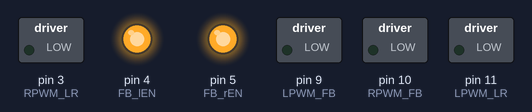
The sketch below on a simulated Arduino Uno, built with avr-gcc and run on an emulated ATmega328P. Parts: switched loads named in the sketch (green lamp = pin HIGH), output pins drawn as LEDs (lit = HIGH). What the sketch prints to the serial monitor is not drawn.

Above: at 0.3 s.
Timing chart, 0 to 1.8 s (numbered marks = the images above):
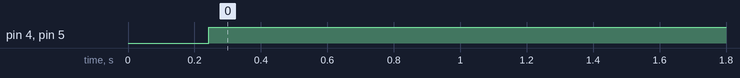

The sketch:

ps2_bts7960_MyMaker.ino
```cpp
#include <PS2X_lib.h>

/*
 * \ * * * | * * * | * * * /
 * \DAT,CMD,NC | GND,3.3V,SEL | CLK,NC,NC/ */

#define PS2_DAT        A1
#define PS2_CMD        A2
#define PS2_SEL        A3
#define PS2_CLK        A4

/******************************************************************
 * select modes of PS2 controller:
 *   - pressures = analog reading of push-butttons
 *   - rumble    = motor rumbling
 * uncomment 1 of the lines for each mode selection
 ******************************************************************/
//#define pressures   true
#define pressures   false
//#define rumble      true
#define rumble      false

PS2X ps2x; // create PS2 Controller Class

int error = 0;
byte type = 0;
byte vibrate = 0;
int LX,LY,RX,RY ; // to define variables for PS2 joystick
int Up, Down, Left, Right, Tri, Squ, Exx, Cir, Start, Select, L1, L2, L3, R1, R2, R3;

// Motor Driver Front Back (Big Motor)
const int RPWM_FB=10;
const int LPWM_FB=9;

const int FB_lEN = 4;
const int FB_rEN = 5;

// Motor Driver Left Right (Small Motor)
const int RPWM_LR=3;
const int LPWM_LR=11;

int SForward, SBackward, SLeft, SRight;
int SComBackRight, SComBackLeft, SComFrontRight, SComFrontLeft;

int ToZero = 126; // tolerances for PS2 joystick
int ToTwoFF = 129; // tolerances for PS2 joystick
int MaxSpeed = 255;
//###########################
void setup()
{
  Serial.begin(57600);

  // Set the motor PWM pins as an output.
  pinMode(FB_lEN, OUTPUT);
  pinMode(FB_rEN, OUTPUT);
  pinMode(RPWM_FB, OUTPUT);
  pinMode(LPWM_FB, OUTPUT);
  pinMode(RPWM_LR, OUTPUT);
  pinMode(LPWM_LR, OUTPUT);


 //pin 9 and 10
 //TCCR1B = TCCR1B & B11111000 | B00000001;    // set timer 1 divisor to     1 for PWM frequency of 31372.55 Hz
 TCCR1B = TCCR1B & B11111000 | B00000010;    // set timer 1 divisor to     8 for PWM frequency of  3921.16 Hz

 //pin 3 and 11
 //TCCR2B = TCCR2B & B11111000 | B00000001; // set timer 2 divisor to     1 for PWM frequency of 31372.55 Hz
 TCCR2B = TCCR2B & B11111000 | B00000010;    // set timer 2 divisor to     8 for PWM frequency of  3921.16 Hz

 readPS2();
 delay(200);  //added delay to give wireless ps2 module some time to startup, before configuring it
}

void loop()
{
  if(error == 1) //skip loop if no controller found
    return;
  else {
    ps2x.read_gamepad(false, vibrate); //read controller and set large motor to spin at 'vibrate' speed
    DefinePS2Input();
    ReadPS2AnalogVal();

    JoyControl();
  }
  delay(10);
}

//###################################################
void Move(int S_LPWM_FB, int S_RPWM_FB, int S_LPWM_LR, int S_RPWM_LR)
{
  analogWrite (LPWM_FB,S_LPWM_FB);
  analogWrite (RPWM_FB,S_RPWM_FB);
  analogWrite (LPWM_LR,S_LPWM_LR);
  analogWrite (RPWM_LR,S_RPWM_LR);
}

void Stop()
{
  Move(0,0,0,0);
  digitalWrite(FB_lEN, 1);
  digitalWrite(FB_rEN, 1);
}

void JoyControl()
{
  if(Start) Stop();
  else{
//------------------ To Control Forward and Backward --------------------------
    if(RY < ToZero && LX >=ToZero && LX <= ToTwoFF){
      digitalWrite(FB_lEN, 1); digitalWrite(FB_rEN, 1);
      Move(0,SForward,0,0);
    }
    else if (RY > ToTwoFF && LX >=ToZero && LX <= ToTwoFF){
      digitalWrite(FB_lEN, 1); digitalWrite(FB_rEN, 1);
      Move(SBackward,0,0,0);
    }
  //------------------ To Control Left and Right --------------------------
    else if (LX < ToZero && RY >=ToZero && RY <= ToTwoFF){
      digitalWrite(FB_lEN, 1); digitalWrite(FB_rEN, 1);
      Move(0,0,SLeft,0);
    }
    else if (LX > ToTwoFF && RY >=ToZero && RY <= ToTwoFF){
      digitalWrite(FB_lEN, 1); digitalWrite(FB_rEN, 1);
      Move(0,0,0,SRight);
    }
  //------------------ Combine --------------------------
    else if (RY < ToZero && LX < ToZero){
      digitalWrite(FB_lEN, 1); digitalWrite(FB_rEN, 1);
      Move(0,SComFrontLeft,SComFrontLeft,0);
    }
    else if (RY < ToZero && LX > ToTwoFF){
      digitalWrite(FB_lEN, 1); digitalWrite(FB_rEN, 1);
      Move(0,SComFrontRight,0,SComFrontRight);
    }
    else if (RY > ToTwoFF && LX < ToZero){
      digitalWrite(FB_lEN, 1); digitalWrite(FB_rEN, 1);
      Move(SComBackLeft,0,SComBackLeft,0);
    }
    else if (RY > ToTwoFF && LX > ToTwoFF){
      digitalWrite(FB_lEN, 1); digitalWrite(FB_rEN, 1);
      Move(SComBackRight,0,0,SComBackRight);
    }
    else Stop();
  }

}

void ReadPS2AnalogVal()
{
  int LXToZero = ps2x.Analog(PSS_LX);
  LXToZero = map(LXToZero, ToZero, 0, 0, MaxSpeed);
  if (LXToZero < 0) {
    LXToZero = 0;}
  SLeft = LXToZero ;
  Serial.print(SLeft); Serial.print("\t");

  int LXToTwoFF = ps2x.Analog(PSS_LX);
  LXToTwoFF = map(LXToTwoFF, ToTwoFF, 255, 0, MaxSpeed);
  if (LXToTwoFF < 0) {
    LXToTwoFF = 0;}
  SRight = LXToTwoFF ;
  Serial.print(SRight); Serial.print("\t");

  int RYToZero = ps2x.Analog(PSS_RY);
  RYToZero = map(RYToZero, ToZero, 0, 0, MaxSpeed);
  if (RYToZero < 0) {
    RYToZero = 0;}
  SForward = RYToZero ;
  Serial.print(SForward); Serial.print("\t");

  int RYToTwoFF = ps2x.Analog(PSS_RY);
  RYToTwoFF = map(RYToTwoFF, ToTwoFF, 255, 0, MaxSpeed);
  if (RYToTwoFF < 0) {
    RYToTwoFF = 0;}
  SBackward = RYToTwoFF ;
  Serial.print(SBackward); Serial.print("\t");

  SComBackRight = ((SBackward+SRight)/2);
  if (SComBackRight > 255){
    SComBackRight = MaxSpeed;
  }
  Serial.print(SComBackRight); Serial.print("\t");

  SComBackLeft = ((SBackward+SLeft)/2);
  if (SComBackLeft > 255){
    SComBackLeft = MaxSpeed;
  }
  Serial.print(SComBackLeft); Serial.print("\t");

  SComFrontRight = ((SForward+SRight)/2);
  if (SComFrontRight > 255){
    SComFrontRight = MaxSpeed;
  }
  Serial.print(SComFrontRight); Serial.print("\t");

  SComFrontLeft = ((SForward+SLeft)/2);
  if (SComFrontLeft > 255){
    SComFrontLeft = MaxSpeed;
  }
  Serial.print(SComFrontLeft); Serial.print("\t"); Serial.print("\n");
}

//++++++++++++++++++++++++++++++++++++++++++++++++++++++++++++++++++++++++
void readPS2()
{
  //CHANGES for v1.6 HERE!!! **************PAY ATTENTION*************

  //setup pins and settings: GamePad(clock, command, attention, data, Pressures?, Rumble?) check for error
  error = ps2x.config_gamepad(PS2_CLK, PS2_CMD, PS2_SEL, PS2_DAT, pressures, rumble);

  if(error == 0){
    Serial.print("Found Controller, configured successful ");
    Serial.print("pressures = ");
	if (pressures)
	  Serial.println("true ");
	else
	  Serial.println("false");
	Serial.print("rumble = ");
	if (rumble)
	  Serial.println("true)");
	else
	  Serial.println("false");
    Serial.println("Try out all the buttons, X will vibrate the controller, faster as you press harder;");
    Serial.println("holding L1 or R1 will print out the analog stick values.");
    Serial.println("Note: Go to www.billporter.info for updates and to report bugs.");
  }
  else if(error == 1)
    Serial.println("No controller found, check wiring, see readme.txt to enable debug. visit www.billporter.info for troubleshooting tips");

  else if(error == 2)
    Serial.println("Controller found but not accepting commands. see readme.txt to enable debug. Visit www.billporter.info for troubleshooting tips");

  else if(error == 3)
    Serial.println("Controller refusing to enter Pressures mode, may not support it. ");

//  Serial.print(ps2x.Analog(1), HEX);

  type = ps2x.readType();
  switch(type) {
    case 0:
      Serial.print("Unknown Controller type found ");
      break;
    case 1:
      Serial.print("DualShock Controller found ");
      break;
    case 2:
      Serial.print("GuitarHero Controller found ");
      break;
	case 3:
      Serial.print("Wireless Sony DualShock Controller found ");
      break;
   }
}

void DefinePS2Input()
{
    Up     = ps2x.Button(PSB_PAD_UP);
    Down   = ps2x.Button(PSB_PAD_DOWN);
    Left   = ps2x.Button(PSB_PAD_LEFT);
    Right  = ps2x.Button(PSB_PAD_RIGHT);
    Tri    = ps2x.Button(PSB_TRIANGLE);
    Squ    = ps2x.Button(PSB_SQUARE);
    Exx    = ps2x.Button(PSB_CROSS);
    Cir    = ps2x.Button(PSB_CIRCLE);
    Start  = ps2x.Button(PSB_START);
    Select = ps2x.Button(PSB_SELECT);
    L1     = ps2x.Button(PSB_L1);
    L2     = ps2x.Button(PSB_L2);
    L3     = ps2x.Button(PSB_L3);
    R1     = ps2x.Button(PSB_R1);
    R2     = ps2x.Button(PSB_R2);
    R3     = ps2x.Button(PSB_R3);

    LY = ps2x.Analog(PSS_LY);
    LX = ps2x.Analog(PSS_LX);
    RY = ps2x.Analog(PSS_RY);
    RX = ps2x.Analog(PSS_RX);
}
```

Measured:
- by itself, pin 4 (FB_lEN), pin 5 (FB_rEN): LOW → HIGH at 0.24 s
